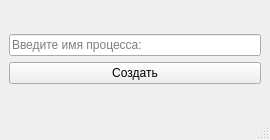
<?xml version="1.0" encoding="UTF-8"?>
<ui version="4.0">
 <class>NewProcess</class>
 <widget class="QMainWindow" name="NewProcess">
  <property name="windowModality">
   <enum>Qt::ApplicationModal</enum>
  </property>
  <property name="geometry">
   <rect>
    <x>0</x>
    <y>0</y>
    <width>270</width>
    <height>140</height>
   </rect>
  </property>
  <property name="minimumSize">
   <size>
    <width>270</width>
    <height>140</height>
   </size>
  </property>
  <property name="maximumSize">
   <size>
    <width>270</width>
    <height>140</height>
   </size>
  </property>
  <property name="windowTitle">
   <string>Создать новый процесс</string>
  </property>
  <widget class="QWidget" name="centralwidget">
   <layout class="QVBoxLayout" name="verticalLayout_2">
    <item>
     <layout class="QVBoxLayout" name="verticalLayout">
      <item>
       <widget class="QLineEdit" name="lineEdit">
        <property name="placeholderText">
         <string>Введите имя процесса:</string>
        </property>
       </widget>
      </item>
      <item>
       <widget class="QPushButton" name="pushButton">
        <property name="text">
         <string>Создать</string>
        </property>
       </widget>
      </item>
     </layout>
    </item>
   </layout>
  </widget>
  <widget class="QMenuBar" name="menubar">
   <property name="geometry">
    <rect>
     <x>0</x>
     <y>0</y>
     <width>270</width>
     <height>22</height>
    </rect>
   </property>
  </widget>
  <widget class="QStatusBar" name="statusbar"/>
 </widget>
 <resources/>
 <connections/>
</ui>
